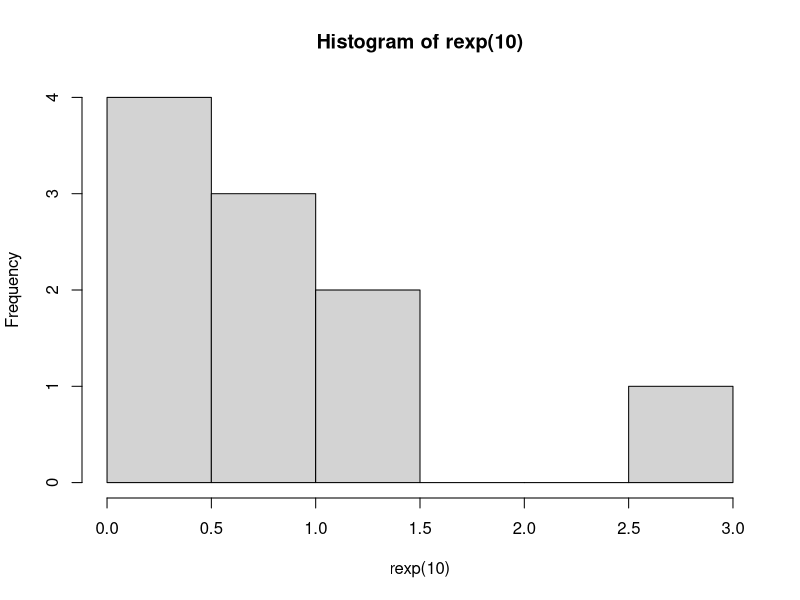
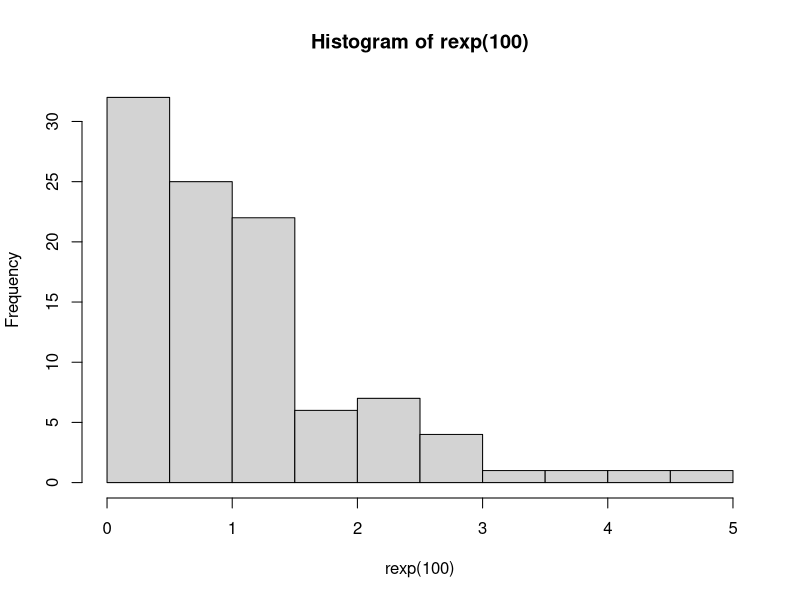
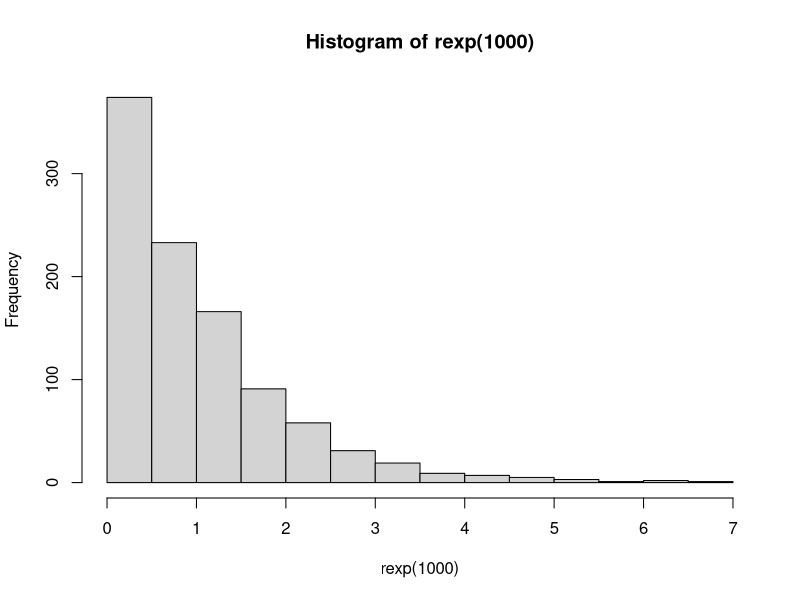
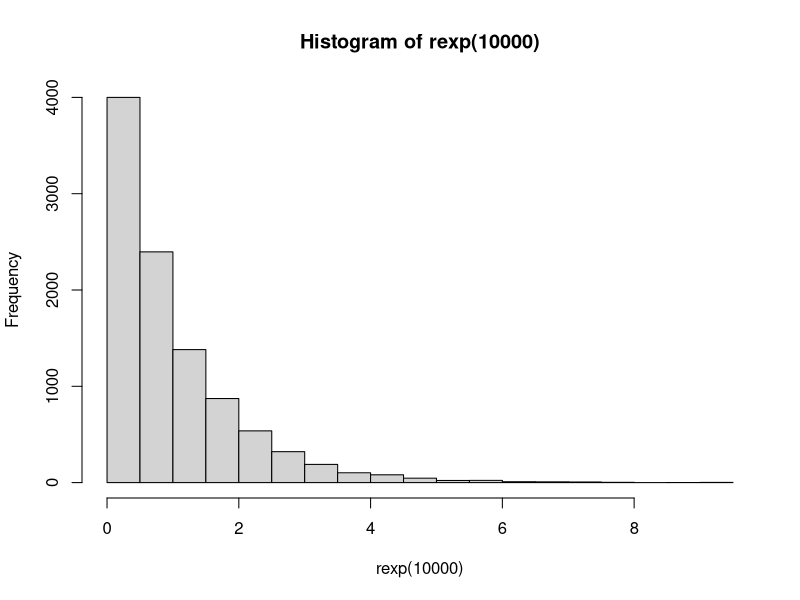

R code for these plots, in order:
# ________________________________________________________________________________________________________________________________
# 5a

lambda <- 3
set.seed(1)
res <- rexp(lambda)
print(res)

# ________________________________________________________________________________________________________________________________
# 5b

set.seed(1)
hist(rexp(10))
hist(rexp(100))
hist(rexp(1000))
hist(rexp(10000))

# ________________________________________________________________________________________________________________________________
# 5c

lambda <- 3
cat(sprintf("No 5.c rataan -> %f", 1/lambda))
cat(sprintf("No 5.c varian -> %f", 1/("^"(lambda, 2))))